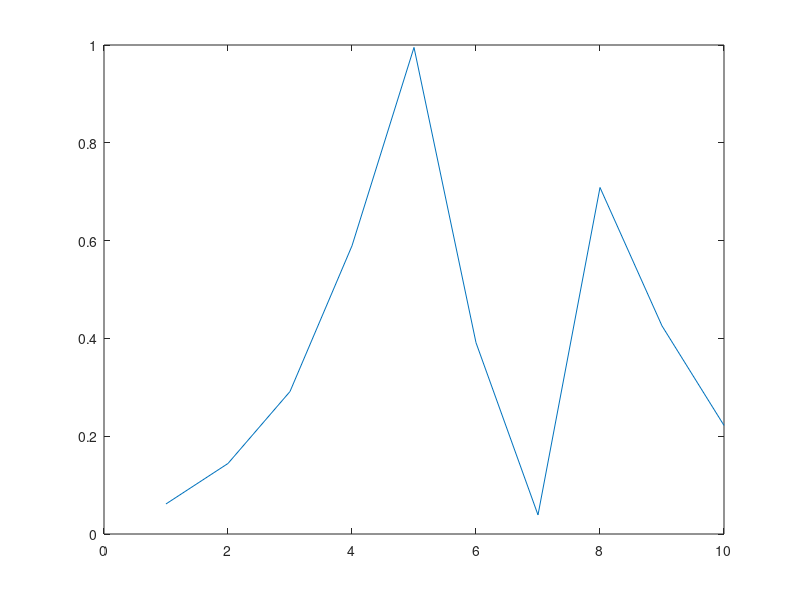

The MATLAB source for this figure: (Note: this script raises an error after producing the figure.)
%% Syntax
%MAKEDATATIP  Adds data tips to specified data points of graphical objects.
%
%  MAKEDATATIP(HOBJ,INDEX) adds a datatip to the graphical object HOBJ at
%  the data point defined by INDEX.
%
%  HOUT = MAKEDATATIP(...) returns handles to the created datatips.
%
%% Description
%  If HOBJ is 1-dimensional, INDEX can be of any size and is assumed to be
%  a linear index into the data contained by HOBJ.  HOUT will be of the
%  same size as INDEX.
%
%  If HOBJ is 2-dimensional and INDEX is N-by-2, INDEX is assumed to be a
%  set of N subscripts, and HOUT will be N-by-1.  If INDEX is of any other
%  size, it is assumed to a linear index and HOUT will be the same size as
%  INDEX.  Note that if you wish to specify 2 linear indices, ensure INDEX
%  is a column vector, else it will be assumed to be a single set of
%  subscripts.
%
%% Example
% # Example: 

x = 1:10;
y = rand(1,10);
hPlot = plot(x,y);
makedatatip(hPlot,[3 8])

%%
% # Example:

[X,Y,Z] = peaks(30);
hObj = surf(X,Y,Z);
makedatatip(hObj,[5 8; 20 12; 22 28])

%%
% # Example: Add a single data tip to data point (5,25)

[X,Y,Z] = peaks(30);
hObj = surf(X,Y,Z);
makedatatip(hObj,[5 25])

%%
% # Example: Add two data tips to data points (5) and (25)

[X,Y,Z] = peaks(30);
hObj = surf(X,Y,Z);
makedatatip(hObj,[5; 25])

%%
% Author: Tim Farajian
% Release: 1.0
% Release date: 5/10/2008
%
%% TODOs
% # make documentation
% # understand script
%


